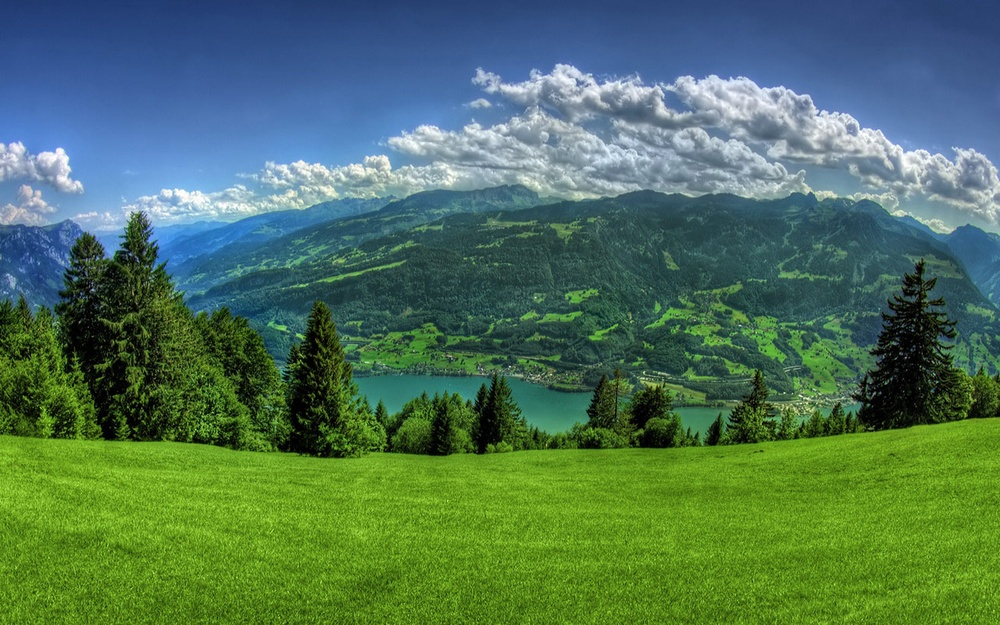
//> input picture Daten/OpenCV-03/Img03a.jpg, 1000 x 625 px, shrunk from 1280 x 800 before the run
$ ./Prakt3   (built with g++ and OpenCV 4)
//> lines starting //> are read from the running program, lines starting //| are printed output that depends on the picture; pictures that were not available may be replaced by others from this repository, and a replacement may not be noted

// OpenCV_Helloworld

#include "opencv2/core.hpp"
#include "opencv2/imgproc.hpp"
#include "opencv2/highgui.hpp"
#include "opencv2/videoio.hpp"
//#include <opencv.hpp>
#include <cmath>
#include <math.h>
#include <stdlib.h>
#include <stdio.h>
//#include <iostream.h>
using namespace cv; // um nicht cv::function schreiben zu m�ssen
using namespace std;


int main() {
	Mat image;
	Mat splitImage[3];
	image = imread("../../Daten/OpenCV-03/Img03a.jpg");
//> image is the input picture: 625 rows x 1000 cols, CV_8UC3; mean B, G, R 88.3, 115.7, 78.8
	if (!image.data) {
		printf("Error: Couldn't open the image file.\n");
		return 1;
	}
	printf("%d", image.rows);
//| 625
	printf("%d", image.cols);
//| 1000
	//image = image.at<Vec3b>(image.rows, image.cols);

	//anderer kanal
	//cvtColor(image, image, COLOR_BGR2RGBA);

	// zu grauwertbild einkan�lig

	//cvtColor(image, image, COLOR_BGR2GRAY);

	// drei einkan�lige
	split(image, splitImage);
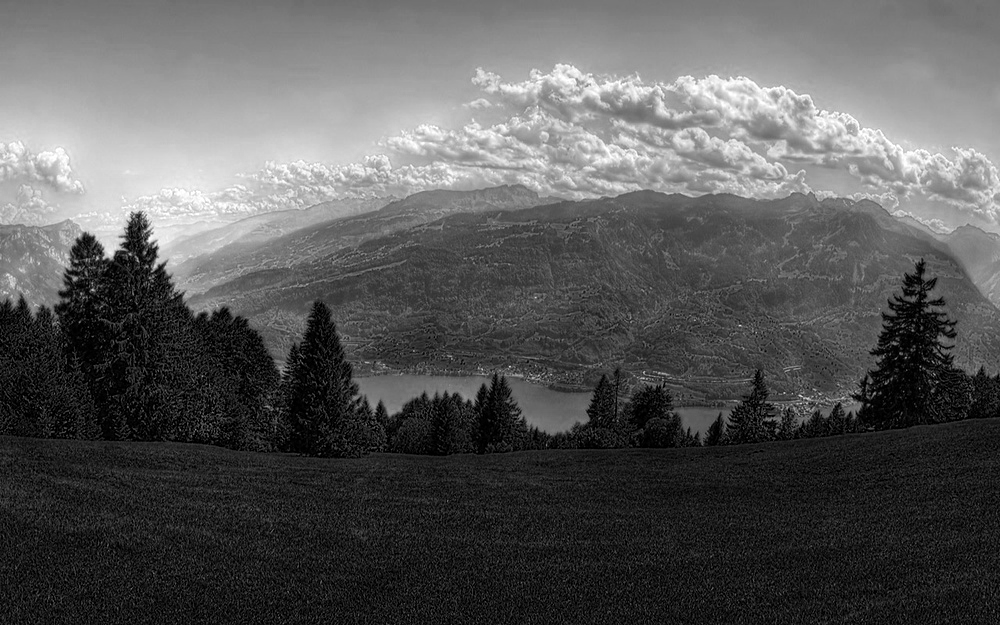
//> splitImage[0]: 625 rows x 1000 cols, CV_8UC1; min 0, max 255, mean 88.3
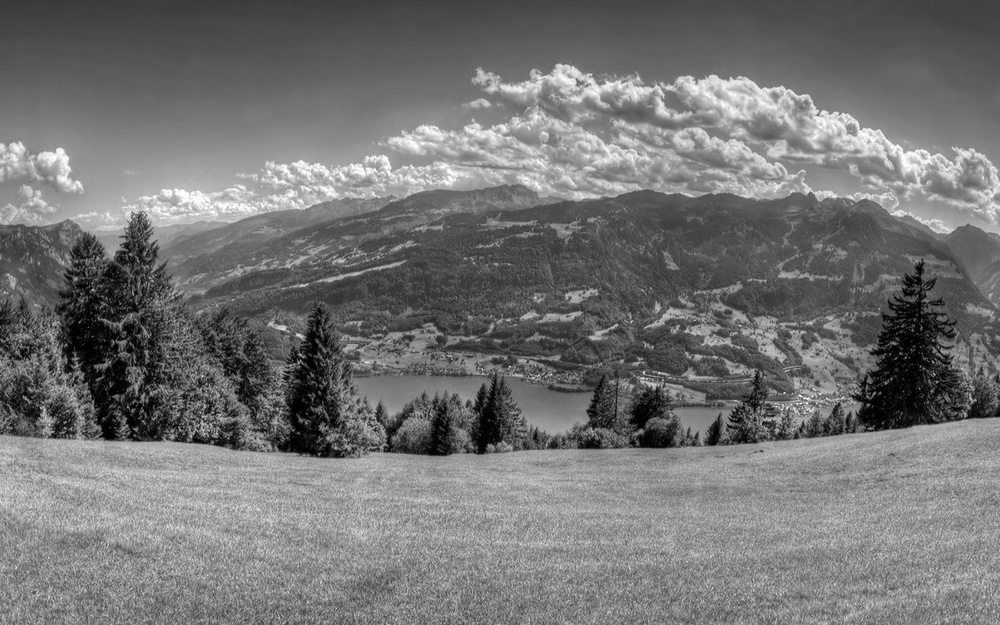
//> splitImage[1]: 625 rows x 1000 cols, CV_8UC1; min 0, max 255, mean 115.7
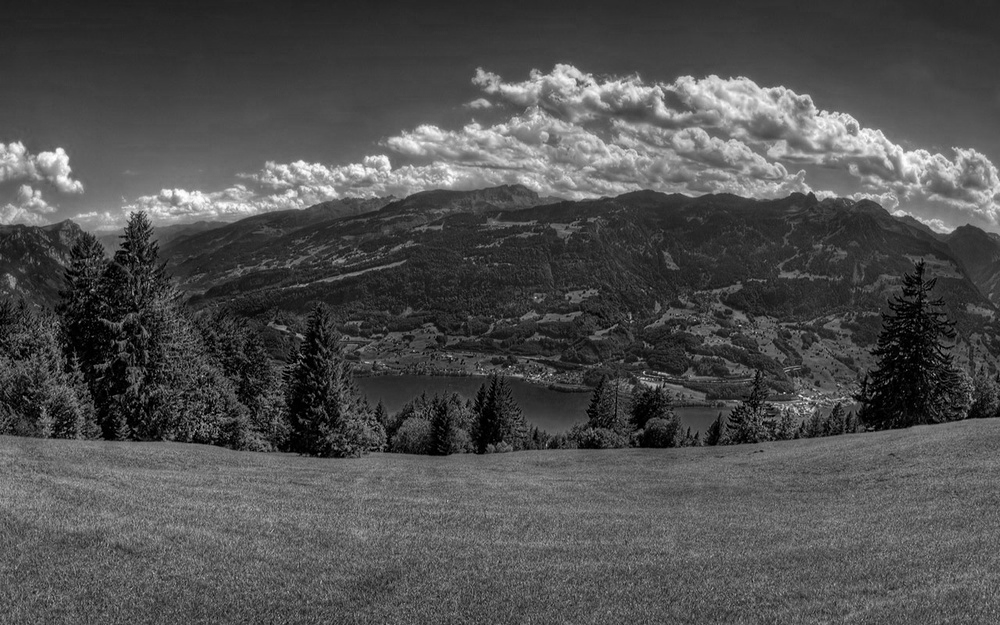
//> splitImage[2]: 625 rows x 1000 cols, CV_8UC1; min 0, max 255, mean 78.8

	namedWindow("Image:");
	namedWindow("Image1:");
	namedWindow("Image2:");

	imshow("Image:", splitImage[0]);
	imshow("Image1:", splitImage[1]);
	imshow("Image2:", splitImage[2]);
	/*
*/

// write to different formats
	imwrite("../../Daten/OpenCV-03/Img03a_grey0.jpg", splitImage[0]);
	imwrite("../../Daten/OpenCV-03/Img03a_grey1.tiff", splitImage[1]);
	imwrite("../../Daten/OpenCV-03/Img03a_grey2.png", splitImage[2]);

	// video show
	VideoCapture cap("../OpenCV-03/Daten/Vid03a.mov"); // open the default camera
	double framecount = cap.get(CAP_PROP_FRAME_COUNT);
	if (!cap.isOpened())  // check if we succeeded
		return -1;
	Mat edges;
	namedWindow("edges", 1);

	// write to AVI
	//int ex = static_cast<int>(cap.get(fourcc('P', 'I', 'M', '1')));
	Size S = Size((int)cap.get(CAP_PROP_FRAME_WIDTH),    // Acquire input size
		(int)cap.get(CAP_PROP_FRAME_HEIGHT));
	VideoWriter outputVideo;                                        // Open the output

	outputVideo.open("../Daten/OpenCV-03/video.avi", outputVideo.fourcc('M', 'J', 'P', 'G'), cap.get(CAP_PROP_FPS), S, true);
	if (!outputVideo.isOpened())
	{
		//cout << "Could not open the output video for write: " << "video.mp4" << endl;
		return -1;
	}
	Mat src, res;
	vector<Mat> spl;


	for (int i = 0; i < framecount; i++)
	{
		Mat frame;
		cap >> frame; // get a new frame from camera

		// gray hat nur 1 kanal also merge ... oder so
		cvtColor(frame, frame, COLOR_BGR2RGB);
		//cvtColor(frame, frame, COLOR_BGR2GRAY);
		//GaussianBlur(edges, edges, Size(7, 7), 1.5, 1.5);
		//Canny(edges, edges, 0, 30, 3);
		imshow("edges", frame);

		// write
		//split(src, spl);
		//merge(spl, res);
		//outputVideo.write(res); //save or
		outputVideo << frame;


		//VideoWriter
		if (waitKey(30) >= 0) break;
	}

	waitKey(0);
	//destroyWindow("Image:");
	return 0;
}
